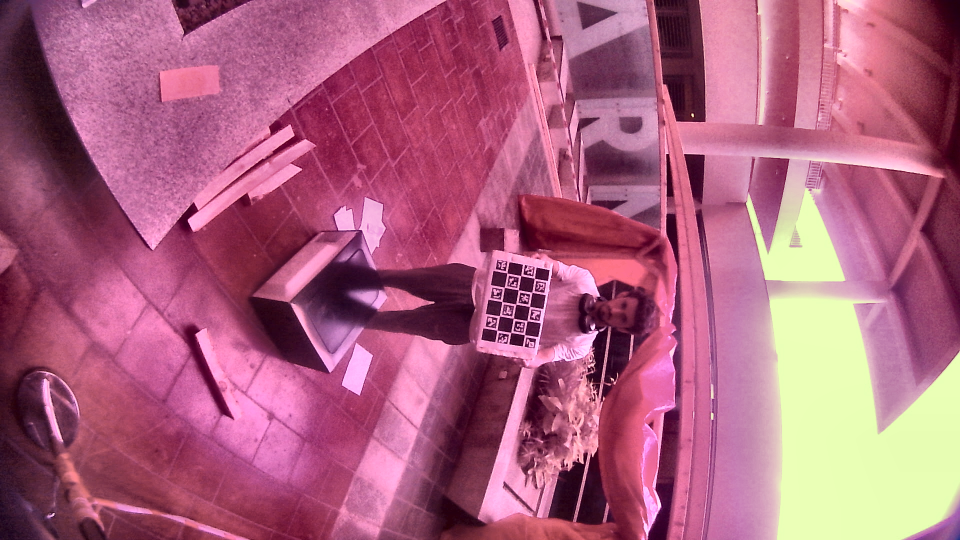
#> input picture charuco-calib-fisheye-captures/ir_frame_20260502_172105_967310.png, 1920 x 1080 px (shown at 1/2 size); its folder holds only this picture in this run
$ python charuco-caliberation.py
#> lines starting #> are read from the running program, lines starting #| are printed output that depends on the picture; after the words box and inside, x2 and y2 are one past the last pixel; in counts of white or black regions, pixels touching at a corner belong together; long printed decimals are rounded
#!/usr/bin/env python3
import cv2
import numpy as np
import glob
import os

# 1. ChArUco Board Configuration
# Use the exact parameters you used to generate/print your board
SQUARE_LENGTH = 48.0  # mm
MARKER_LENGTH = 35.0  # mm (usually 50-70% of square length)
CHARUCO_BOARD_SIZE = (6, 4) # Number of squares (Width, Height)
ARUCO_DICT = cv2.aruco.getPredefinedDictionary(cv2.aruco.DICT_6X6_250)

# Create the board object
board = cv2.aruco.CharucoBoard(
    CHARUCO_BOARD_SIZE, SQUARE_LENGTH, MARKER_LENGTH, ARUCO_DICT
)
detector_params = cv2.aruco.DetectorParameters()
# The detector will use default charuco parameters automatically
charuco_detector = cv2.aruco.CharucoDetector(board)
charuco_detector.setDetectorParameters(detector_params)

# Storage
all_charuco_corners = []
all_charuco_ids = []
image_size = None

# 2. Process Images
images = glob.glob('./charuco-calib-fisheye-captures/*.png')

if not images:
    print("No images found in ./charuco-calib-fisheye-captures/")
    exit()

for fname in images:
    img = cv2.imread(fname)
#> img is the input picture: shape (1080, 1920, 3); mean B, G, R 125.4, 96.6, 172.7
    gray = cv2.cvtColor(img, cv2.COLOR_BGR2GRAY)
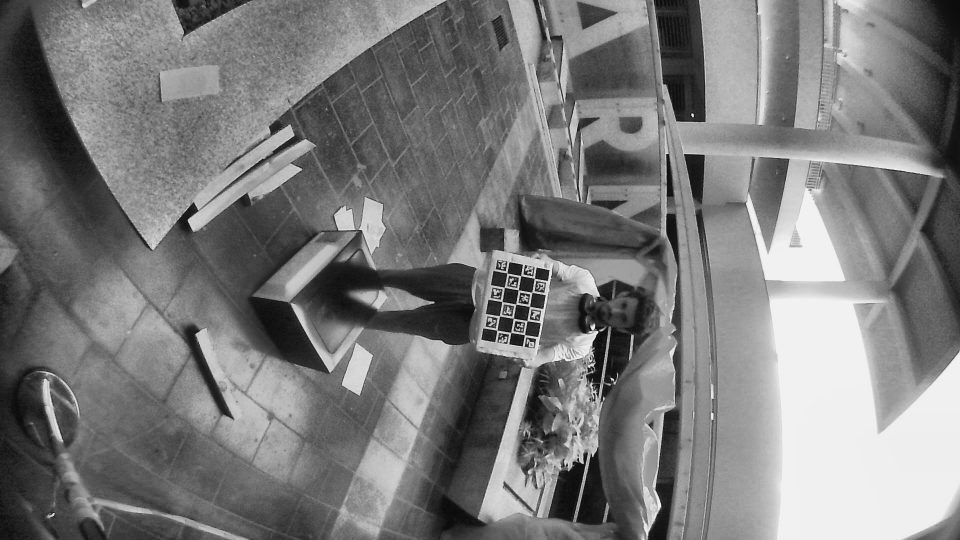
#> gray: shape (1080, 1920) (shown at 1/2 size); min 11, max 244, mean 122.7
    image_size = gray.shape[::-1]
#> image_size = (1920, 1080)

    # Detect markers and interpolate chessboard corners
    charuco_corners, charuco_ids, marker_corners, marker_ids = charuco_detector.detectBoard(gray)
#> charuco_corners = [[994.5, 661.3], [1009.6, 575.6], [1014.8, 546.9], [1022.5, 666], [1037.4, 580.6], [1050, 670.2], [1055.3, 642.4], [1060.1, 614], [1065.1, 585.5]]; charuco_ids = [0, 3, 4, 5, 8, 10, 11, 12, 13]; marker_corners = 10 items; marker_ids = [0, 1, 6, 10, 5, 7, 11, 3, 2, 9]

    # We need at least 4 corners to contribute to calibration
    if charuco_ids is not None and len(charuco_ids) > 4:
        all_charuco_corners.append(charuco_corners)
        all_charuco_ids.append(charuco_ids)

        # Optional: Visualization
        cv2.aruco.drawDetectedCornersCharuco(img, charuco_corners, charuco_ids)
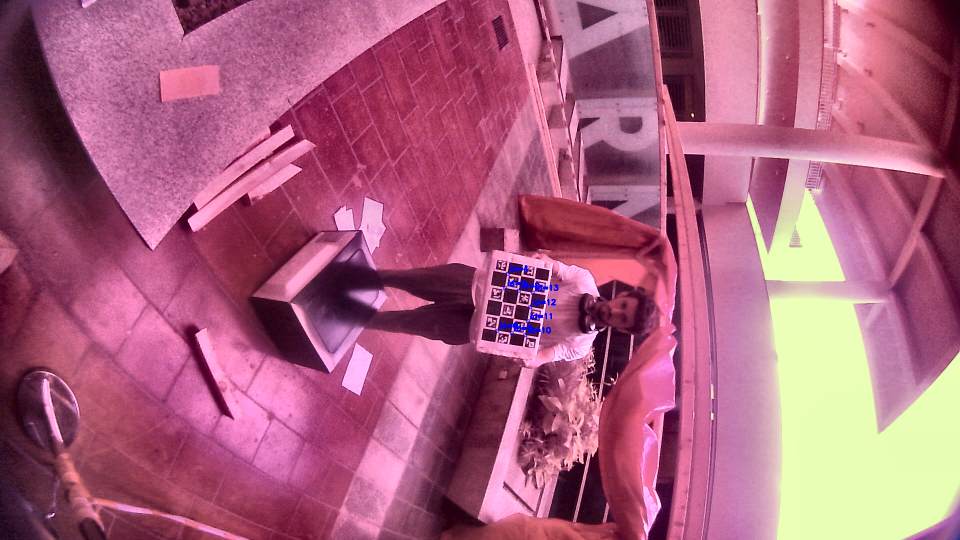
#> img: shape (1080, 1920, 3) (shown at 1/2 size); 0.14% of pixels changed, all inside (x1, y1, x2, y2) = (990, 530, 1117, 675)
        cv2.imshow('ChArUco Detection', cv2.resize(img, (960, 540)))
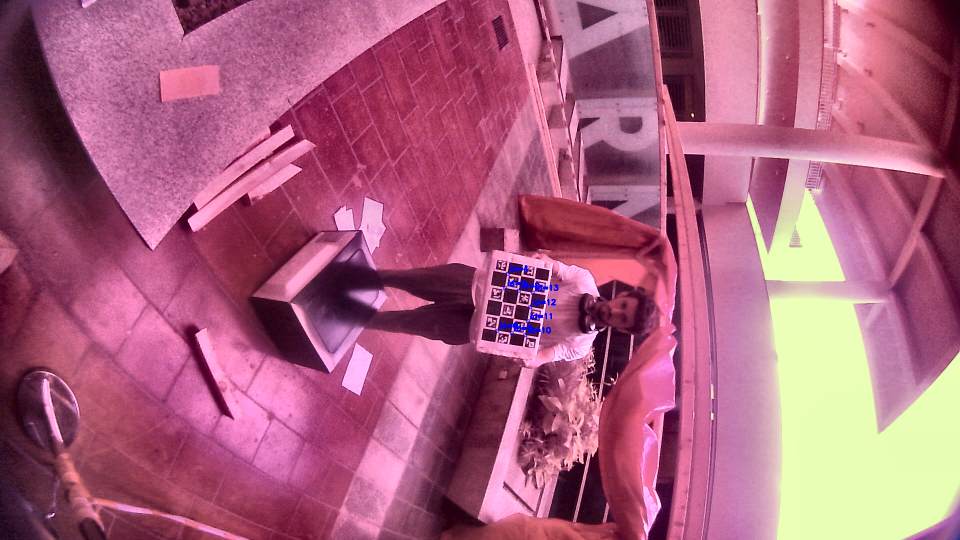
#> window 'ChArUco Detection': shape (540, 960, 3); mean B, G, R 125.7, 96.7, 172.7
        cv2.waitKey(100)
    else:
        print(f"Skipping {fname}: Not enough corners detected.")

cv2.destroyAllWindows()

# 3. Calibration
if len(all_charuco_corners) > 0:
    print(f"Calibrating with {len(all_charuco_corners)} frames...")
#> (printed output is left out)

    # In newer OpenCV, we use the board to get the object points
    # for the specific charuco corners we detected
    all_obj_points = []
    all_img_points = []

    for i in range(len(all_charuco_ids)):
        # This function matches detected charuco corners to their 3D board positions
        charuco_obj_points, charuco_img_points = board.matchImagePoints(
            all_charuco_corners[i], all_charuco_ids[i]
        )
        all_obj_points.append(charuco_obj_points)
        all_img_points.append(charuco_img_points)
#> this loop made 1 pass
#> after the loop, all_img_points = 1 item; all_obj_points = 1 item

    # Now use the standard calibration function
    ret, mtx, dist, rvecs, tvecs = cv2.calibrateCamera(
        all_obj_points,
        all_img_points,
        image_size,
        None,
        None
    )
#> ret = 0.0341; mtx = [[635, 0, 977.2], [0, 647.2, 545.4], [0, 0, 1]]; dist = [[-1.05, 46.33, -0.0273, 0.0108, -546.7]]; rvecs = ([0.0533, -0.101, -1.39],); tvecs = ([-26.92, 229.9, 1042.9],)

    if ret:
        print("\n[SUCCESS] Calibration Successful!")
        print("Reprojection Error:", ret)
#| Reprojection Error: 0.03411
        print("\nCamera Matrix (K):\n", mtx)
#| Camera Matrix (K):
#|  [[634.974   0.         977.199]
#|  [  0.         647.218 545.358]
#|  [  0.           0.           1.        ]]
        print("\nDistortion Coefficients (D):\n", dist)
#| Distortion Coefficients (D):
#|  [[-1.04665647e+00  4.63265651e+01 -2.73181500e-02  1.07716725e-02
#|   -5.46694832e+02]]

        np.savez("camera_params_fisheye.npz", mtx=mtx, dist=dist)
        print("\nParameters saved to camera_params_non_fisheye.npz")
    else:
        print("Calibration failed.")
